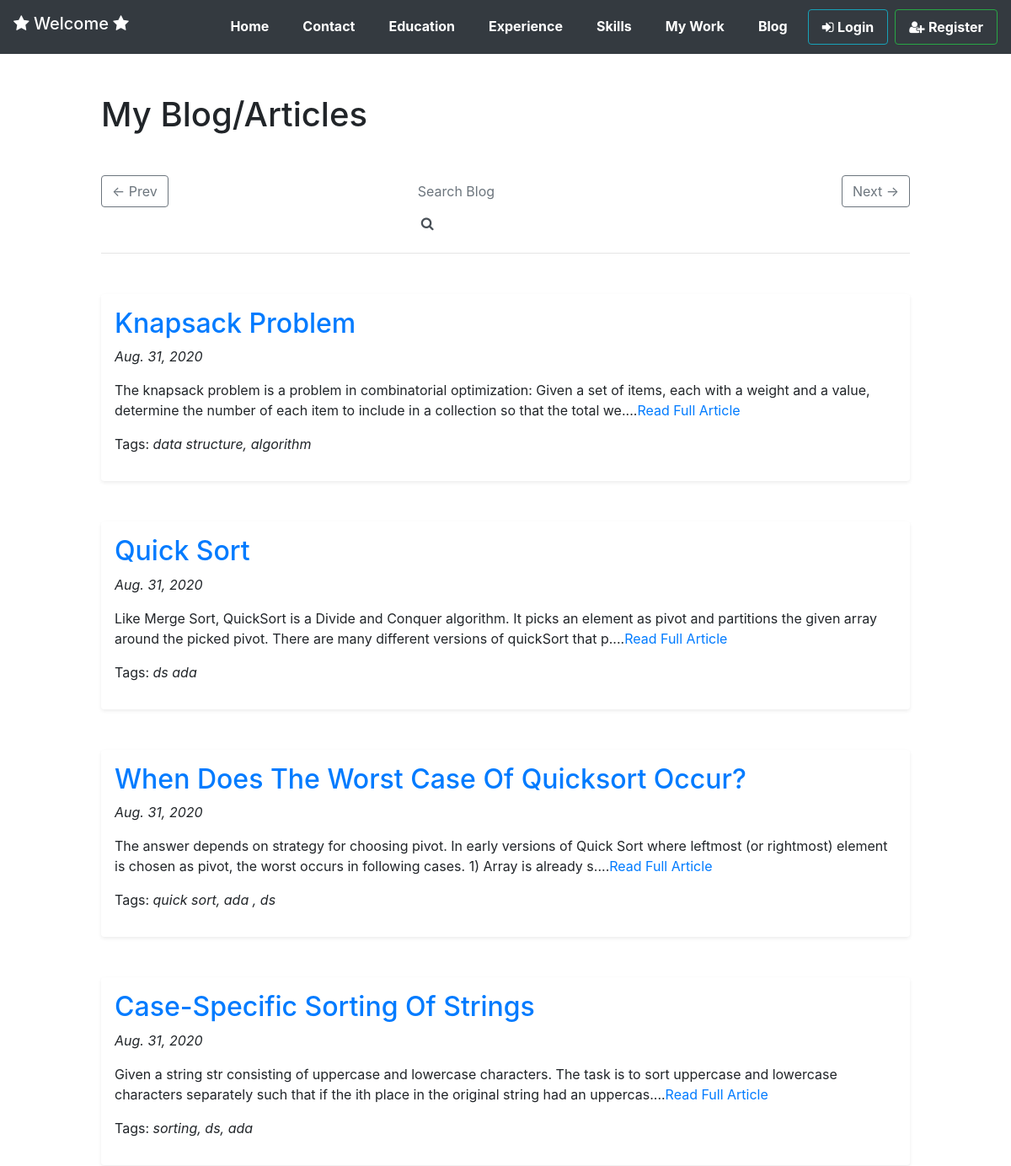
/blog/ (upper part), run on an earlier commit of the app's database.
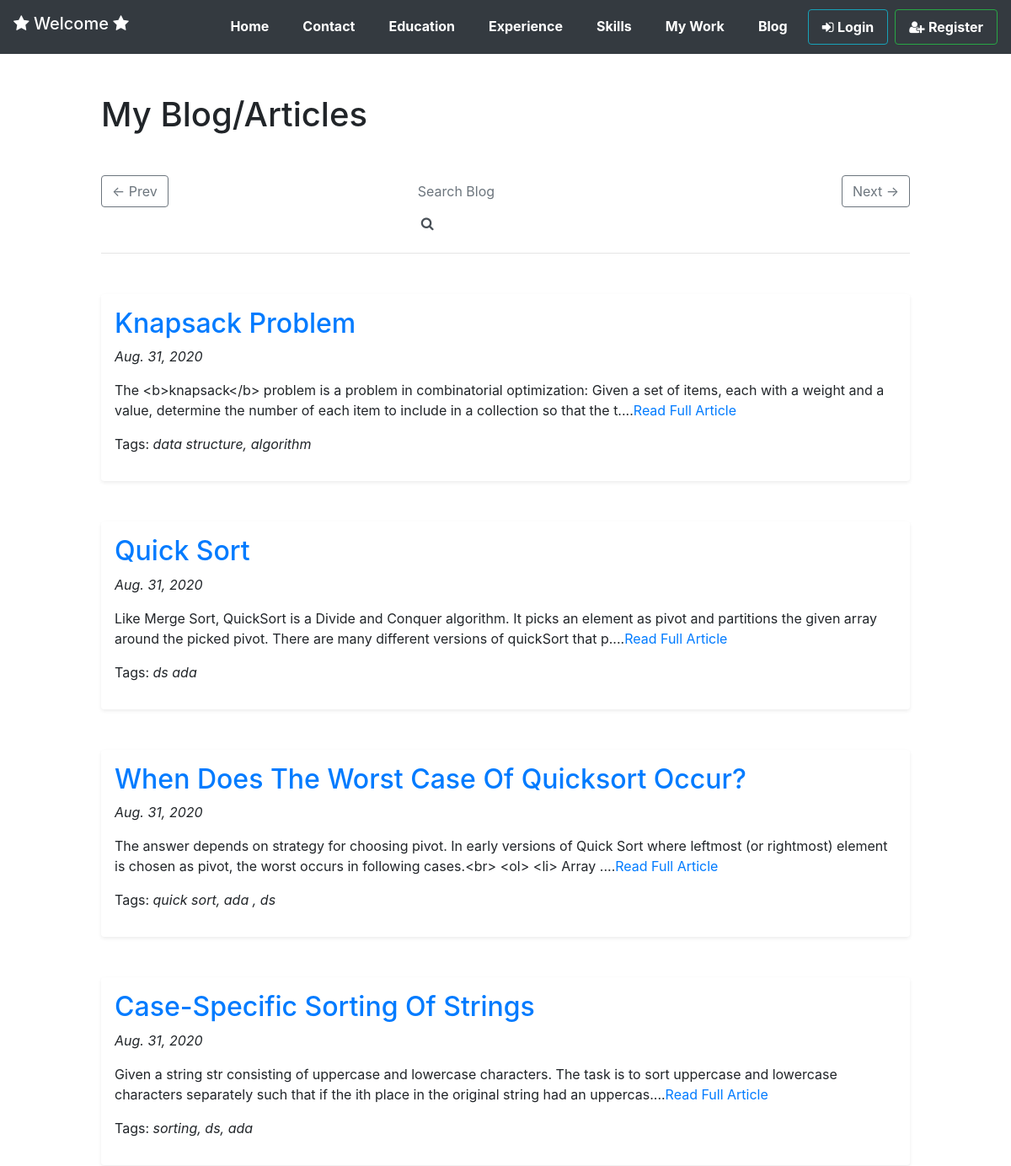
And on a later commit of the database.
### blog/models.py (models this page shows, shortened)
class Article(models.Model):
    title = models.CharField(max_length=200)
    description = models.TextField()
    tags = models.CharField(max_length=100,null=True)
    author = models.CharField(max_length=50)
    pub_date = models.DateField(auto_now_add=True)
    def short_desc(self):
        return self.description[:200]+'....'

### blog/views.py (the view, shortened to what this page needs)
# urls.py: path('',views.bloghome, name='bloghome'),
def bloghome(request,cmd=None,fa=None,la=None):
    articles = Article.objects.all()
    articles = sorted(articles,key = lambda x:x.pub_date,reverse=True)
    if request.method=='POST':
        searchkey = request.POST.get('searchblog').lower()
        searchedArtl = []
        ct = 0
        for artl in articles:
            if searchkey in artl.title.lower() or searchkey in artl.tags.lower():
                searchedArtl.append(artl)
                ct+=1
            if ct>50:
                break
        context = {
            'articles':searchedArtl,
            'btn_display':False,
        }
        return render(request,'blog/index.html',context)
    else:
        if cmd=='prev':
            if fa <= 0 or fa-5 <=0:
                fa=0
                la=4
            elif fa-5>=0:
                fa = fa -5
                la = la -5
        else:
            fa = 0
            la = 4
        articles = articles[fa:la+1]
        context = {
            'articles':articles,
            'first_article': articles[0].id-1,
            'last_article': articles[len(articles)-1].id-1,
            'btn_display':True,
        }
    return render(request,'blog/index.html',context)

### templates/blog/index.html (shortened to what this page needs)
{% extends 'blog/base.html' %}
{% block content %}
<div id='main' style="width: 80%; margin:auto;">
    <h1 class='fadein mb-5 mt-5'>My Blog/Articles</h1>
    {% if btn_display %}
    <div class="row">
        <div class="col col-lg-3 col-md-4 col-sm-3">
        <a href="{% url 'bloghome' cmd='prev' fa=first_article la=last_article %}" class="btn btn-outline-secondary" >&larr; Prev</a>
        </div>
        <div class="col col-lg-6 col-md-4 col-sm-6">
        <form class="form-inline w-50 m-auto" method="POST" action="{%url 'bloghome' %}">
            <input class="form-control border-0" type="text" name="searchblog" placeholder="Search Blog"/>
            <button class="form-control border-0 ml-1" type='submit' value="Search" ><i class="fa fa-search"></i></button>
        </form>
        </div>
        <div class="col col-lg-3 col-md-4 col-sm-3">
        <a href="{% url 'bloghome' cmd='next' fa=first_article la=last_article %}" class="btn btn-outline-secondary float-right">Next &rarr;</a>
        </div>
    </div>
    <hr>
    {% endif%}
    {% for article in articles %}
    <div class="container mt-5 shadow-sm p-3 mb-5 bg-white rounded">
        <h2><a href="{% url 'article' pk=article.id %}" id='art_title'>{{article.title}}</a></h2>
        <p><i>{{article.pub_date}}</i></p>
        <p>{{article.short_desc}}<a href="{% url 'article' pk=article.id %}">Read Full Article</a></p>
        <p>Tags: <i>{{article.tags}}</i></p>
    </div>
    {% endfor %}
</div>
{% endblock %}

What changed in the data, as far as the page shows it:
changed Article "Knapsack Problem": short_desc "The knapsack problem is a problem in combinatorial optimization: Given a set of items, each with a weight and a value, determine the number of each item to include in a collection so that the total we...." → "The <b>knapsack</b> problem is a problem in combinatorial optimization: Given a set of items, each with a weight and a value, determine the number of each item to include in a collection so that the t...."
changed Article "When Does The Worst Case Of Quicksort Occur?": short_desc "…worst occurs in following cases. 1) Array is already s...." → "…worst occurs in following cases.<br> <ol> <li> Array ...."
